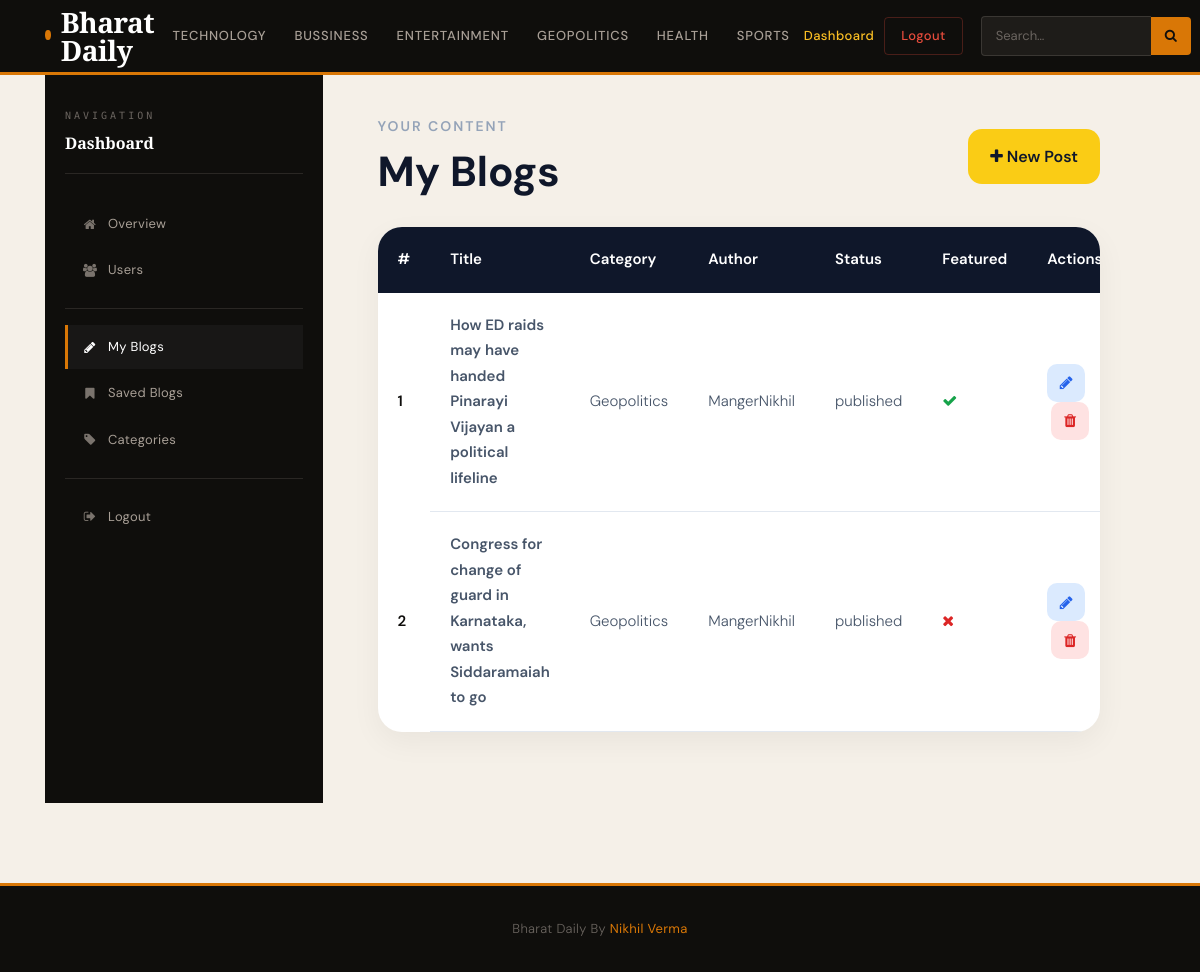
/dashboard/posts/my_posts (signed in), run on an earlier commit of the app's database.
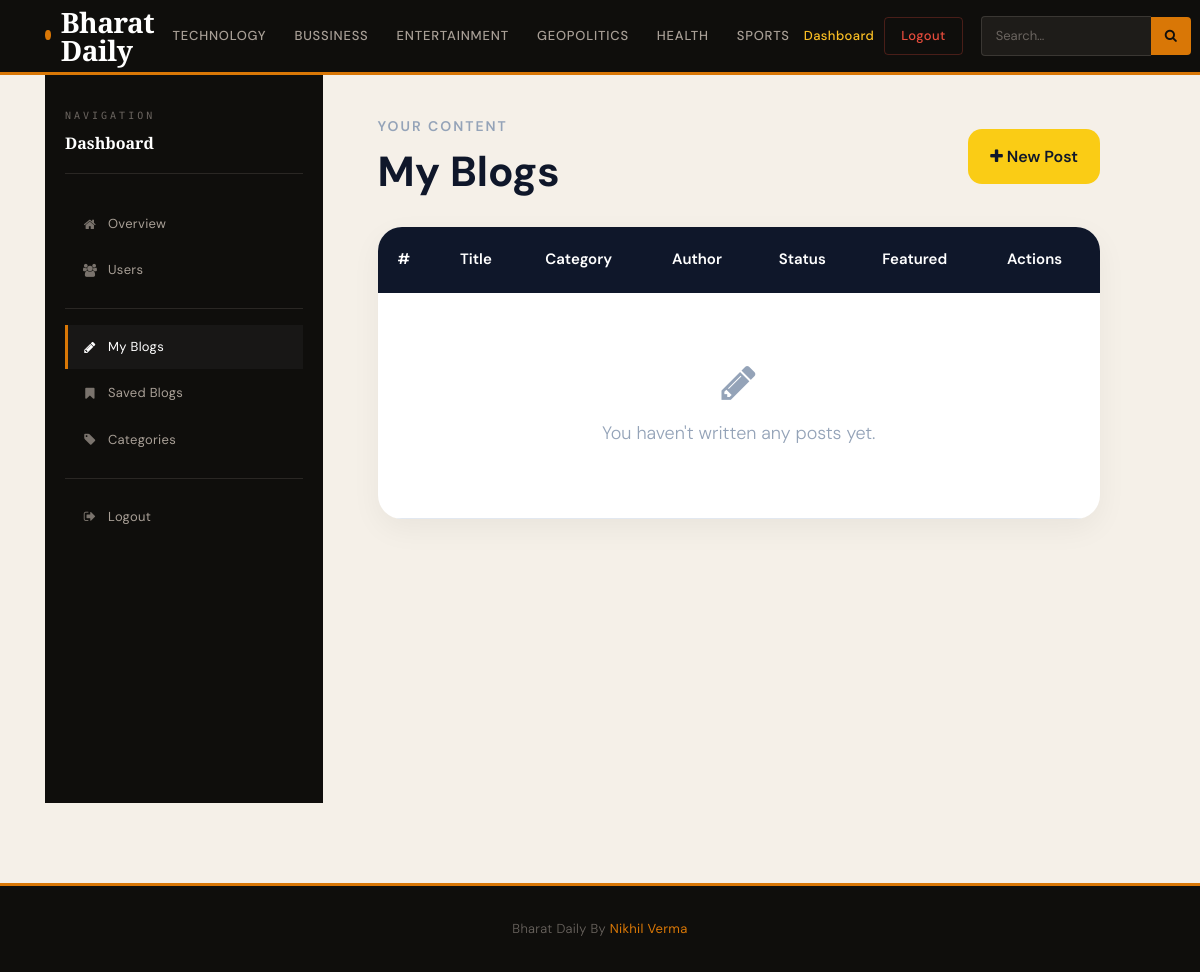
And on a later commit of the database.
### blog/models.py (models this page shows, shortened)
class Category(models.Model):
    category_name=models.CharField(max_length=50,unique=True)
    created_at=models.DateTimeField(auto_now_add=True)
    updated_at=models.DateTimeField(auto_now=True)
    class Meta:
        verbose_name_plural = 'categories'
    def __str__(self):       #It is the strign representation of the category model
        return self.category_name

class Blog(models.Model):
    title = models.CharField(max_length=150)
    slug = models.SlugField(max_length=150,unique=True,blank=True)
    category = models.ForeignKey(Category, on_delete=models.CASCADE)
    author=models.ForeignKey(User , on_delete=models.CASCADE)
    featured_image = models.ImageField(upload_to='uplaod/%Y/%m/%d') #we are creating a folder and mentionig the date time year for the image
    short_description = models.TextField(max_length=500)
    blog_body =models.TextField(max_length=2000)
    status = models.CharField(max_length=20,choices=STATUS_BLOG)
    featured = models.BooleanField(default=False)
    created_at= models.DateTimeField(auto_now_add=True)
    updated_at = models.DateTimeField(auto_now=True)
    marked_posts = models.ManyToManyField(
        User,
        blank=True,
        related_name='saved_posts'
    )

### dashboards/views.py (the view)
# urls.py: path('posts/my_posts',views.my_posts,name='my_posts'),
def my_posts(request):
    posts = Blog.objects.filter(author=request.user).all()
    context = {
        'posts':posts
    }
    return render(request,'dashboard/my_posts.html',context)

### blog/context_processor.py (called while the page is built)
def get_categories(request):
      categories = Category.objects.all()
      return dict(categories=categories)

def get_social_link(request):
      social_link = SocialLink.objects.all()
      return dict(social_link=social_link)

### templates/dashboard/my_posts.html (shortened to what this page needs)
{% extends 'base.html' %}
{% block content %}
<div class="row m-0" style="min-height:calc(100vh - 72px);">
    {% include 'dashboard/sidebar.html' %}
    <div class="col-md-9">
        <div class="dash-content">
            <div class="dash-page-header">
                <div>
                    <p class="dash-page-label">Your Content</p>
                    <h1 class="dash-page-title">My Blogs</h1>
                </div>
                <a href="{% url 'add_post' %}" class="dash-add-btn">
                    <i class="fa fa-plus"></i> New Post
                </a>
            </div>
            <div class="dash-table-wrap">
                <table class="dash-table">
                    <thead>
                        <tr>
                            <th>#</th>
                            <th>Title</th>
                            <th>Category</th>
                            <th>Author</th>
                            <th>Status</th>
                            <th>Featured</th>
                            <th>Actions</th>
                        </tr>
                    </thead>
                    <tbody>
                        {% for post in posts %}
                        <tr>
                            <th>{{ forloop.counter }}</th>
                            <td class="cell-title">{{ post.title }}</td>
                            <td><span class="status-pill">{{ post.category }}</span></td>
                            <td>{{ post.author }}</td>
                            <td><span class="status-pill">{{ post.status }}</span></td>
                            <td>
                                {% if post.featured %}
                                <i class="fa fa-check" style="color:#16a34a;"></i>
                                {% else %}
                                <i class="fa fa-times" style="color:#dc2626;"></i>
                                {% endif %}
                            </td>
                            <td>
                                <a href="{% url 'edit_post' post.id %}" class="dash-action dash-action-edit">
                                    <i class="fa fa-pencil"></i>
                                </a>
                                <a href="{% url 'delete_post' post.id %}" class="dash-action dash-action-delete ml-1">
                                    <i class="fa fa-trash"></i>
                                </a>
                            </td>
                        </tr>
                        {% empty %}
                        <tr>
                            <td colspan="7">
                                <div class="dash-empty">
                                    <i class="fa fa-pencil"></i>
                                    You haven't written any posts yet.
                                </div>
                            </td>
                        </tr>
                        {% endfor %}
                    </tbody>
                </table>
            </div>
        </div>
    </div>
</div>
{% endblock %}

### templates/base.html (shortened to what this page needs)
{% load static %}
<!DOCTYPE html>
<html lang="en">
<head>
    <link rel="stylesheet" href="https://stackpath.bootstrapcdn.com/bootstrap/4.5.2/css/bootstrap.min.css">
    <link rel="stylesheet" href="https://cdnjs.cloudflare.com/ajax/libs/font-awesome/4.7.0/css/font-awesome.min.css">
</head>
<body>
    <header class="main-header">
        <div class="container">
            <div class="header-inner">
                <a class="logo" href="/">
                    <span class="logo-dot"></span>
                    Bharat Daily
                </a>
                <ul class="nav-cats d-none d-lg-flex">
                    {% for cat in categories %}
                    <li>
                        <a href="{% url 'posts_by_category' cat.id %}">{{ cat.category_name }}</a>
                    </li>
                    {% endfor %}
                </ul>
                <div class="nav-actions">
                    {% if user.is_authenticated %}
                        <a class="btn-dashboard" href="{% url 'dashboard' %}">Dashboard</a>
                        <a class="btn-auth-logout" href="{% url 'logout' %}">Logout</a>
                    {% else %}
                        <a class="btn-auth-login" href="{% url 'login' %}">Login</a>
                        <a class="btn-auth-register" href="{% url 'register' %}">Register</a>
                    {% endif %}
                    <form action="{% url 'search' %}" method="get" class="search-form ml-2">
                        <input type="search" class="search-input" placeholder="Search…" name="keyword">
                        <button type="submit" class="search-btn"><i class="fa fa-search"></i></button>
                    </form>
                </div>
            </div>
        </div>
    </header>
    <div class="page-wrapper">
        <div class="container">
            {% block content %}{% endblock %}
        </div>
    </div>
    <footer>
        <div class="container">
            <p>Bharat Daily By <strong>Nikhil Verma</strong></p>
        </div>
    </footer>
</body>
</html>

What changed in the data, as far as the page shows it:
removed Blog: title "How ED raids may have handed Pinarayi Vijayan a political lifeline", category "Geopolitics", author "MangerNikhil", status "published", featured True (drawn)
removed Blog: title "Congress for change of guard in Karnataka, wants Siddaramaiah to go", category "Geopolitics", author "MangerNikhil", status "published", featured False (drawn)
Also different on the page:
text now shown: "You haven't written any posts yet."
